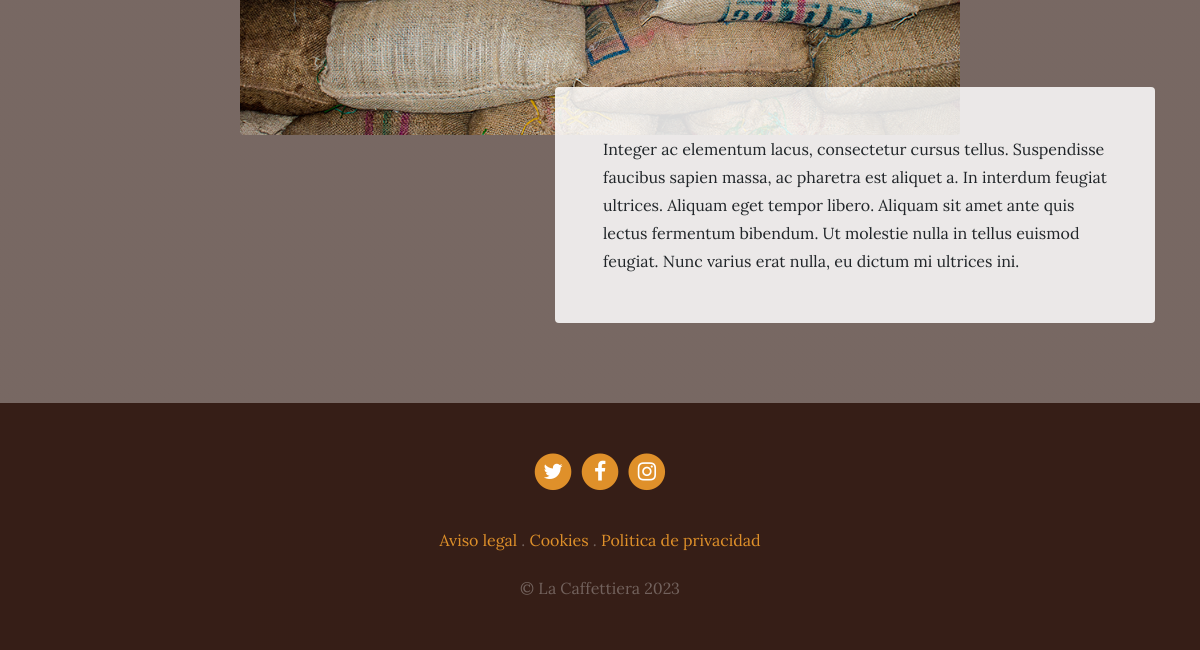
/services/ (lower part), run on an earlier commit of the app's database.
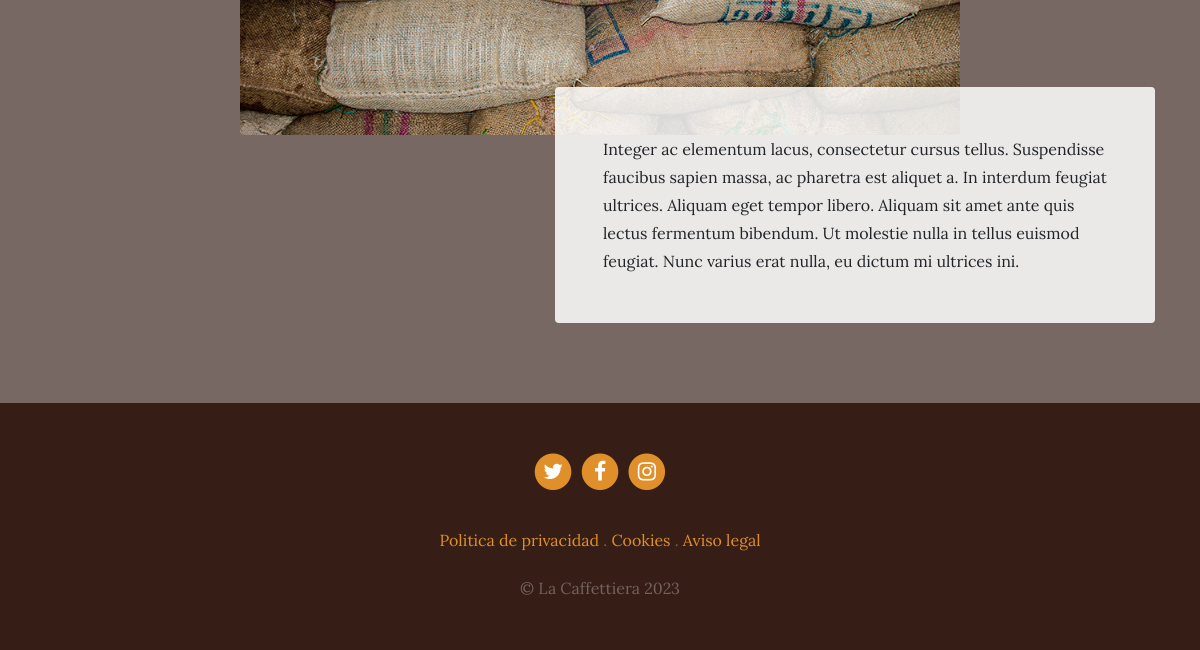
And on a later commit of the database.
### Services/models.py (models this page shows, shortened)
class Service (models.Model):
    title = models.CharField(max_length=200, verbose_name="Titulo")
    Subtitle = models.TextField(max_length=200, verbose_name="Subtitulos")
    content = models.TextField(verbose_name="Contenido")
    image = models.ImageField(upload_to='services', verbose_name="Imagen")
    created = models.DateTimeField(auto_now_add=True, verbose_name="Fecha de creación" )
    updated = models.DateTimeField(auto_now=True,  verbose_name="Fecha de actualización")
    class Meta:
        verbose_name = "Servicio"
        verbose_name_plural = "Servicios"
        ordering = ['-created']  #Ordenar los archivos por fecha de creación - AL CREATED SE LE COLOCA UN - PARA QUE LOS NUEVOS ARTICULOS QUEDEN DE PRIMEROS

### Pages/models.py (models this page shows, shortened)
class Page (models.Model):
    name = models.CharField(max_length=200, verbose_name="Titulo")
    content = RichTextField(max_length=5000, verbose_name="Contenido")
    order = models.SmallIntegerField(verbose_name="Orden", default=0)
    created = models.DateTimeField(auto_now_add=True, verbose_name="Fecha de creacion")
    updated = models.DateTimeField(auto_now=True, verbose_name="Fecha de actualizacion")
    class Meta:
        verbose_name = "Pagina"
        verbose_name_plural = "Paginas"
        ordering = ["order", "name"]

### Services/views.py (the view)
# urls.py: path('', views.servicies, name="services"),
def servicies(request):
    services = Service.objects.all()
    return render(request, "services/services.html", {'services': services})

### Pages/templatetags/pages_extras.py (called while the page is built)
@register.simple_tag
def get_page_list():
    pages = Page.objects.all()
    return pages

### Social/processors.py (called while the page is built)
def ctx_dic(request):
    ctx = {}
    links = Link.objects.all()
    for link in links:
        ctx[link.key] = link.url
    return ctx

### Services/templates/services/services.html (shortened to what this page needs)
{% extends "core/base.html" %}
{% load static %}
{% block content %}
{% for service in services reversed  %}
<section class="page-section">
  <div class="container">
    <div class="product-item">
      <img class="product-item-img mx-auto d-flex rounded img-fluid mb-3 mb-lg-0" src=" {{service.image.url}} " alt="">
      <div class="product-item-description d-flex ml-auto">
        <div class="bg-faded p-5 rounded">
          <p class="mb-0">{{service.content}}</p>
        </div>
      </div>
    </div>
  </div>
</section>
{% endfor %}
{% endblock  %}

### Core/templates/core/base.html (shortened to what this page needs)
<!DOCTYPE html>
<html lang="es">
  <head>
    {% load static %}
    <link href="{% static  'core/vendor/bootstrap/css/bootstrap.min.css' %}" rel="stylesheet">
    <link href="{% static 'core/vendor/font-awesome/css/font-awesome.min.css' %}" rel="stylesheet" type="text/css">
    <link href="{% static  'core/css/business-casual.css' %}" rel="stylesheet">
  </head>
  <body>
    {% block  content%}
    {% endblock content %}
    <footer class="footer text-faded text-center py-5">
      <div class="container">
        <p class="m-0">
          {% if LINK_TWITTER %}
          <a href="{{LINK_TWITTER}}" class="link">
	          <span class="fa-stack fa-lg">
	            <i class="fa fa-circle fa-stack-2x"></i>
	            <i class="fa fa-twitter fa-stack-1x fa-inverse"></i>
	          </span>
	        </a>
          {% endif %}
          {% if LINK_FACEBOOK %}
          <a href="{{LINK_FACEBOOK}}" class="link">
	          <span class="fa-stack fa-lg">
	            <i class="fa fa-circle fa-stack-2x"></i>
	            <i class="fa fa-facebook fa-stack-1x fa-inverse"></i>
	          </span>
	        </a>
          {% endif %}
          {% if LINK_INSTAGRAM %}
          <a href="{{LINK_INSTAGRAM}}" class="link">
	          <span class="fa-stack fa-lg">
	            <i class="fa fa-circle fa-stack-2x"></i>
	            <i class="fa fa-instagram fa-stack-1x fa-inverse"></i>
	          </span>
	        </a>
          {% endif %}
	    </p>
        <p class="m-0 mbt">
          {% load pages_extras %}
          {% get_page_list as  page_list %}
          {% for page in page_list %}
          <a href="{% url 'page' page.id page.name|slugify %}  " class="link"> {{page.name}}</a> {% if not forloop.last %}. {% endif %}
          {% endfor %}
		</p>
        <p class="m-0 mbt1">&copy; La Caffettiera 2023</p>
      </div>
	</footer>
  </body>
</html>

### Core/static/core/css/business-casual.css (style rules this page uses)
body { font-family: 'Lora'; background: linear-gradient(rgba(47, 23, 15, 0.65), rgba(47, 23, 15, 0.65)), url("../img/bg.jpg"); background-attachment: fixed; background-position: center; background-size: cover; }
p { line-height: 1.75; }
.text-faded { color: rgba(255, 255, 255, 0.3); }
.page-section { margin-top: 5rem; margin-bottom: 5rem; }
.bg-faded { background-color: rgba(255, 255, 255, 0.85); }
@media (min-width: 992px) { .product-item .product-item-img { position: relative; z-index: 0; max-width: 60vw; } }
@media (min-width: 992px) { .product-item .product-item-description { position: relative; z-index: 1; margin-top: -3rem; max-width: 50vw; } }
.footer { background-color: rgba(47, 23, 15, 0.9); }
.mbt { padding-top: 2rem; }
.mbt1 { padding-top: 1.25rem; }
a.link { color: #df902a; }

What changed in the data, as far as the page shows it:
changed Page "Politica de privacidad": now shows "."; moves up the list
changed Page "Cookies": moves down the list
changed Page "Aviso legal": no longer shows "."
